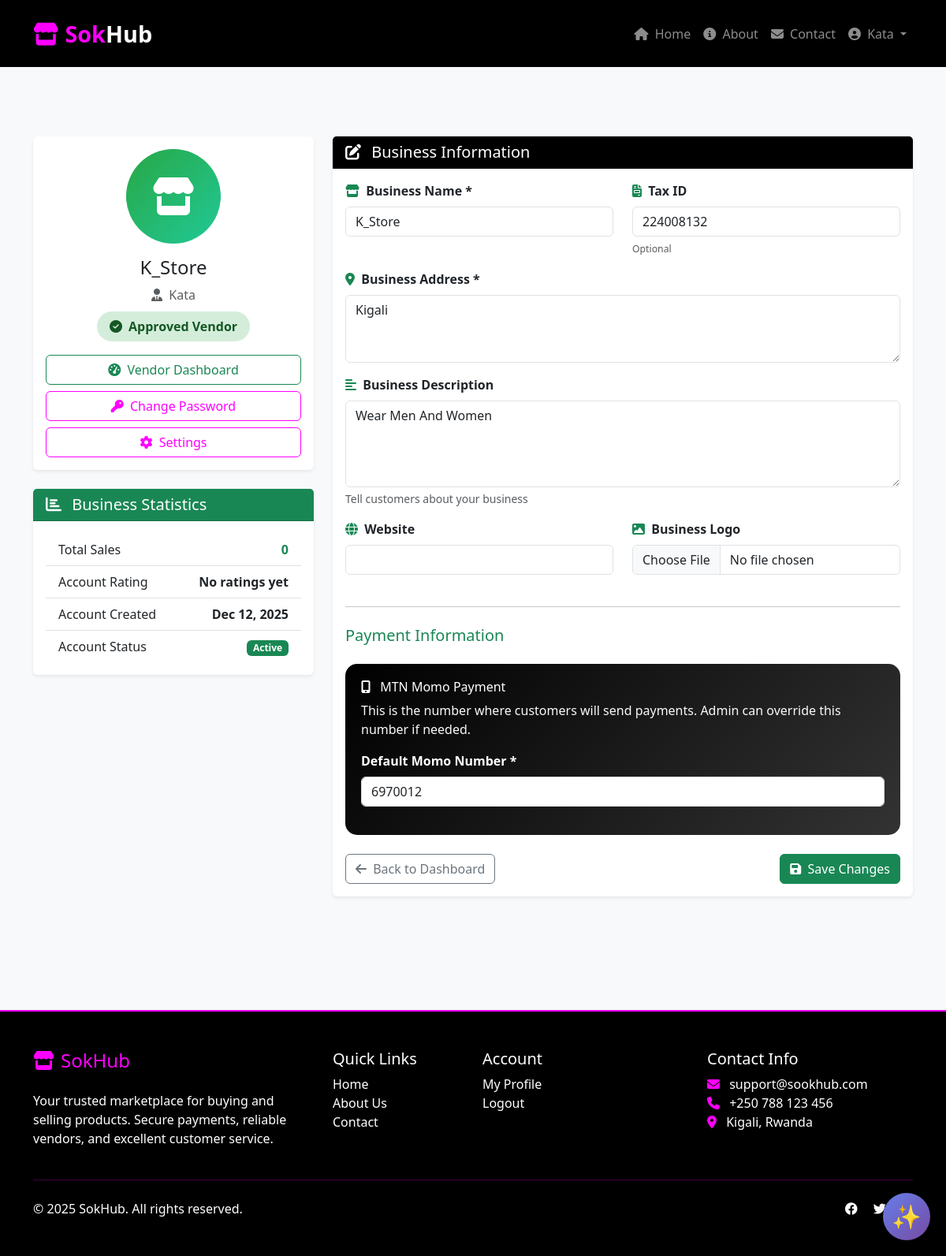
/customer/profile/ (signed in), run on the app's committed database.
### customer/models.py (models this page shows, shortened)
class User(AbstractUser):
    USER_TYPE_CHOICES = (
        ('vendor', 'Vendor'),
        ('customer', 'Customer'),
        ('admin', 'Admin'),
    )
    user_type = models.CharField(max_length=20, choices=USER_TYPE_CHOICES, default='customer')
    phone = models.CharField(max_length=15, unique=True)
    location = models.TextField()
    email = models.EmailField(unique=True)
    date_joined = models.DateTimeField(auto_now_add=True)
    is_email_verified = models.BooleanField(default=False)

class VendorProfile(models.Model):
    user = models.OneToOneField(User, on_delete=models.CASCADE, related_name='vendorprofile')
    business_name = models.CharField(max_length=200)
    business_address = models.TextField()
    tax_id = models.CharField(max_length=50, blank=True, null=True)
    default_momo_number = models.CharField(max_length=15)
    admin_override_momo = models.CharField(max_length=15, blank=True, null=True,
                                          help_text="Admin can set different Momo number for this vendor")
    is_approved = models.BooleanField(default=False)
    approved_by = models.ForeignKey(User, on_delete=models.SET_NULL, null=True, blank=True,
                                   related_name='approved_vendors')
    approved_date = models.DateTimeField(null=True, blank=True)
    business_description = models.TextField(blank=True, null=True)
    business_logo = models.ImageField(upload_to='vendor_logos/', blank=True, null=True)
    website = models.URLField(blank=True, null=True)
    is_active = models.BooleanField(default=True)
    rating = models.DecimalField(max_digits=3, decimal_places=2, default=0.00)
    total_sales = models.IntegerField(default=0)
    created_at = models.DateTimeField(auto_now_add=True)
    updated_at = models.DateTimeField(auto_now=True)
    class Meta:
        ordering = ['-created_at']
        verbose_name = "Vendor Profile"
        verbose_name_plural = "Vendor Profiles"

### customer/views.py (the view)
# urls.py: path('profile/', views.profile_view, name='profile'),
@login_required
def profile_view(request):
    user = request.user
    if user.user_type == 'vendor':
        return vendor_profile(request)
    elif user.user_type == 'customer':
        return customer_profile(request)
    else:
        return redirect('home')

### SokHub/customer/templates/consumer/vendor_profile.html (shortened to what this page needs)
{% extends "base.html" %}
{% block content %}
<div class="container py-5">
    <div class="row">
        <div class="col-lg-4">
            <div class="card shadow-sm mb-4">
                <div class="card-body text-center">
                    <div class="mb-4">
                        <div class="business-logo mx-auto mb-3"
                             style="width: 120px; height: 120px; background: linear-gradient(135deg, #28a745, #20c997);
                                    border-radius: 50%; display: flex; align-items: center; justify-content: center;
                                    font-size: 48px; color: white;">
                            <i class="fas fa-store"></i>
                        </div>
                        <h4>{{ vendor.business_name }}</h4>
                        <p class="text-muted mb-3">
                            <i class="fas fa-user-tie me-1"></i> {{ vendor.user.username }}
                        </p>
                        <div class="mb-4">
                            {% if vendor.is_approved %}
                                <span class="approval-badge approved">
                                    <i class="fas fa-check-circle me-1"></i> Approved Vendor
                                </span>
                            {% else %}
                                <span class="approval-badge pending">
                                    <i class="fas fa-clock me-1"></i> Pending Approval
                                </span>
                            {% endif %}
                        </div>
                    </div>
                    <div class="d-grid gap-2">
                        <a href="{% url 'vendor_dashboard' %}" class="btn btn-outline-success">
                            <i class="fas fa-tachometer-alt me-1"></i> Vendor Dashboard
                        </a>
                        <a href="{% url 'password_change' %}" class="btn btn-outline-magenta">
                            <i class="fas fa-key me-1"></i> Change Password
                        </a>
                        <a href="{% url 'account_settings' %}" class="btn btn-outline-magenta">
                            <i class="fas fa-cog me-1"></i> Settings
                        </a>
                    </div>
                </div>
            </div>
            <div class="card shadow-sm">
                <div class="card-header bg-success text-white">
                    <h5 class="mb-0"><i class="fas fa-chart-bar me-2"></i> Business Statistics</h5>
                </div>
                <div class="card-body">
                    <div class="list-group list-group-flush">
                        <div class="list-group-item d-flex justify-content-between align-items-center">
                            <span>Total Sales</span>
                            <strong class="text-success">{{ vendor.total_sales }}</strong>
                        </div>
                        <div class="list-group-item d-flex justify-content-between align-items-center">
                            <span>Account Rating</span>
                            <strong>
                                {% if vendor.rating %}
                                    {{ vendor.rating }}/5.0 <i class="fas fa-star text-warning"></i>
                                {% else %}
                                    No ratings yet
                                {% endif %}
                            </strong>
                        </div>
                        <div class="list-group-item d-flex justify-content-between align-items-center">
                            <span>Account Created</span>
                            <strong>{{ vendor.created_at|date:"M d, Y" }}</strong>
                        </div>
                        <div class="list-group-item d-flex justify-content-between align-items-center">
                            <span>Account Status</span>
                            <strong>
                                {% if vendor.is_active %}
                                    <span class="badge bg-success">Active</span>
                                {% else %}
                                    <span class="badge bg-danger">Inactive</span>
                                {% endif %}
                            </strong>
                        </div>
                    </div>
                </div>
            </div>
        </div>
        <div class="col-lg-8">
            <div class="card shadow-sm mb-4">
                <div class="card-header bg-black text-white">
                    <h5 class="mb-0"><i class="fas fa-edit me-2"></i> Business Information</h5>
                </div>
                <div class="card-body">
                    <form method="post" enctype="multipart/form-data">
                        <div class="row">
                            <div class="col-md-6 mb-3">
                                <label for="id_business_name" class="form-label fw-bold">
                                    <i class="fas fa-store me-1 text-success"></i> Business Name *
                                </label>
                                {{ form.business_name }}
                            </div>
                            <div class="col-md-6 mb-3">
                                <label for="id_tax_id" class="form-label fw-bold">
                                    <i class="fas fa-file-invoice me-1 text-success"></i> Tax ID
                                </label>
                                {{ form.tax_id }}
                                <div class="form-text"><small>Optional</small></div>
                            </div>
                        </div>
                        <div class="mb-3">
                            <label for="id_business_address" class="form-label fw-bold">
                                <i class="fas fa-map-marker-alt me-1 text-success"></i> Business Address *
                            </label>
                            {{ form.business_address }}
                        </div>
                        <div class="mb-3">
                            <label for="id_business_description" class="form-label fw-bold">
                                <i class="fas fa-align-left me-1 text-success"></i> Business Description
                            </label>
                            {{ form.business_description }}
                            <div class="form-text">Tell customers about your business</div>
                        </div>
                        <div class="row">
                            <div class="col-md-6 mb-3">
                                <label for="id_website" class="form-label fw-bold">
                                    <i class="fas fa-globe me-1 text-success"></i> Website
                                </label>
                                {{ form.website }}
                            </div>
                            <div class="col-md-6 mb-3">
                                <label for="id_business_logo" class="form-label fw-bold">
                                    <i class="fas fa-image me-1 text-success"></i> Business Logo
                                </label>
                                {{ form.business_logo }}
                            </div>
                        </div>
                        <hr class="my-4">
                        <h5 class="mb-4 text-success">Payment Information</h5>
                        <div class="momo-card mb-4">
                            <h6 class="text-white">
                                <i class="fas fa-mobile-alt me-2"></i> MTN Momo Payment
                            </h6>
                            <p class="text-light mb-3">
                                This is the number where customers will send payments.
                                Admin can override this number if needed.
                            </p>
                            <div class="mb-3">
                                <label for="id_default_momo_number" class="form-label text-white fw-bold">
                                    Default Momo Number *
                                </label>
                                {{ form.default_momo_number }}
                            </div>
                        </div>
                        <div class="d-flex justify-content-between mt-4">
                            <a href="{% url 'vendor_dashboard' %}" class="btn btn-outline-secondary">
                                <i class="fas fa-arrow-left me-1"></i> Back to Dashboard
                            </a>
                            <button type="submit" class="btn btn-success">
                                <i class="fas fa-save me-1"></i> Save Changes
                            </button>
                        </div>
                    </form>
                </div>
            </div>
        </div>
    </div>
</div>
{% endblock %}

### SokHub/customer/templates/base.html (shortened to what this page needs)
<!DOCTYPE html>
<html lang="en">
<head>
    <link href="https://cdn.jsdelivr.net/npm/bootstrap@5.3.0/dist/css/bootstrap.min.css" rel="stylesheet">
    <link rel="stylesheet" href="https://cdnjs.cloudflare.com/ajax/libs/font-awesome/6.4.0/css/all.min.css">
</head>
<body>
    <nav class="navbar navbar-expand-lg navbar-dark bg-black py-3">
        <div class="container">
            <a class="navbar-brand text-magenta" href="{% url 'product_list' %}">
                <i class="fas fa-store me-2"></i>Sok<span class="text-white">Hub</span>
            </a>
            <div class="collapse navbar-collapse" id="navbarNav">
                <ul class="navbar-nav ms-auto">
                    <li class="nav-item">
                        <a class="nav-link {% if request.path == '/' %}active{% endif %}"
                            href="{% url 'product_list' %}">
                            <i class="fas fa-home me-1"></i> Home
                        </a>
                    </li>
                    <li class="nav-item">
                        <a class="nav-link {% if 'about' in request.path %}active{% endif %}" href="{% url 'about' %}">
                            <i class="fas fa-info-circle me-1"></i> About
                        </a>
                    </li>
                    <li class="nav-item">
                        <a class="nav-link {% if 'contact' in request.path %}active{% endif %}"
                            href="{% url 'contact' %}">
                            <i class="fas fa-envelope me-1"></i> Contact
                        </a>
                    </li>
                    {% if user.is_authenticated %}
                    <li class="nav-item dropdown">
                        <a class="nav-link dropdown-toggle" href="#" id="navbarDropdown" role="button"
                            data-bs-toggle="dropdown">
                            <i class="fas fa-user-circle me-1"></i> {{ user.username }}
                        </a>
                    </li>
                    {% endif %}
                </ul>
            </div>
        </div>
    </nav>
    <main class="py-4">
        {% block content %}{% endblock %}
    </main>
    <footer class="bg-black text-white py-5 mt-5">
        <div class="container">
            <div class="row">
                <div class="col-md-4">
                    <h4 class="text-magenta mb-4">
                        <i class="fas fa-store me-2"></i>SokHub
                    </h4>
                    <p>Your trusted marketplace for buying and selling products. Secure payments, reliable vendors, and
                        excellent customer service.</p>
                </div>
                <div class="col-md-2">
                    <h5>Quick Links</h5>
                    <ul class="list-unstyled">
                        <li><a href="{% url 'product_list' %}" class="text-white text-decoration-none">Home</a></li>
                        <li><a href="{% url 'about' %}" class="text-white text-decoration-none">About Us</a></li>
                        <li><a href="{% url 'contact' %}" class="text-white text-decoration-none">Contact</a></li>
                    </ul>
                </div>
                <div class="col-md-3">
                    <h5>Account</h5>
                    <ul class="list-unstyled">
                        {% if user.is_authenticated %}
                        <li><a href="{% url 'profile' %}" class="text-white text-decoration-none">My Profile</a></li>
                        <li><a href="{% url 'logout' %}" class="text-white text-decoration-none">Logout</a></li>
                        {% else %}
                        <li><a href="{% url 'login' %}" class="text-white text-decoration-none">Login</a></li>
                        <li><a href="{% url 'register' %}" class="text-white text-decoration-none">Register</a></li>
                        {% endif %}
                    </ul>
                </div>
                <div class="col-md-3">
                    <h5>Contact Info</h5>
                    <ul class="list-unstyled">
                        <li><i class="fas fa-envelope me-2 text-magenta"></i> support@sookhub.com</li>
                        <li><i class="fas fa-phone me-2 text-magenta"></i> +250 788 123 456</li>
                        <li><i class="fas fa-map-marker-alt me-2 text-magenta"></i> Kigali, Rwanda</li>
                    </ul>
                </div>
            </div>
            <hr class="border-magenta my-4">
            <div class="row">
                <div class="col-md-6">
                    <p class="mb-0">&copy; {% now "Y" %} SokHub. All rights reserved.</p>
                </div>
                <div class="col-md-6 text-md-end">
                    <a href="#" class="text-white text-decoration-none me-3"><i class="fab fa-facebook"></i></a>
                    <a href="#" class="text-white text-decoration-none me-3"><i class="fab fa-twitter"></i></a>
                    <a href="#" class="text-white text-decoration-none"><i class="fab fa-instagram"></i></a>
                </div>
            </div>
        </div>
    </footer>
    {% include 'ai_assistant/widget.html' %}
</body>
</html>

### data on the page
User: username "Kata"
VendorProfile: business_name "K_Store", user.username "Kata", total_sales "0", created_at "Dec 12, 2025", tax_id "224008132", business_address "Kigali", business_description "Wear Men And Women", default_momo_number "6970012"
